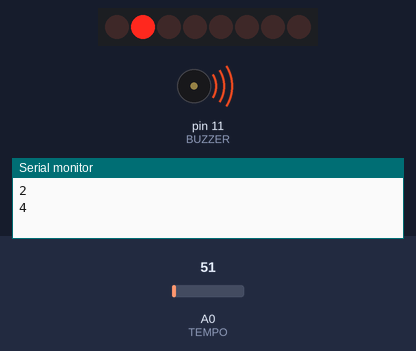
A sketch run on a simulated Arduino Uno, built with avr-gcc and run on an emulated ATmega328P. Parts: 8 shift-register outputs drawn as a row of LEDs (first output left, lit = HIGH), buzzer (waves = sounding), the last lines printed to the serial monitor. Wiring (inferred from the names in the program): shift register (74HC595): data pin 6; shift clock pin 4; latch pin 5. Wiring (inferred from the signals the program sends): row of LEDs: on Q0, Q1, Q2, Q3, Q4, Q5, Q6, Q7. The inputs (shaded band) are chosen by the test bench; at power-on: A0 (TEMPO) = 51.

Above: at 1.0 s.
At 5.7 s:
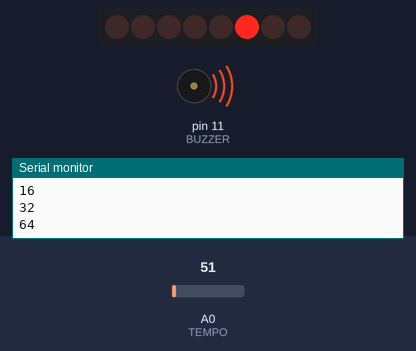
5.8 s: A0 (TEMPO) set to 25
At 6.6 s:
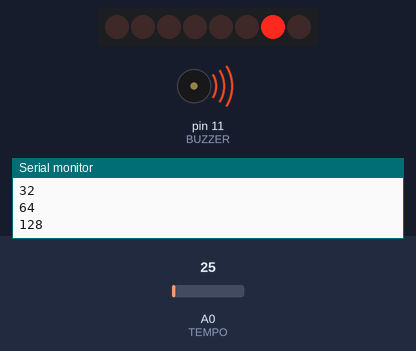
9.3 s: A0 (TEMPO) set to 20
At 10.2 s:
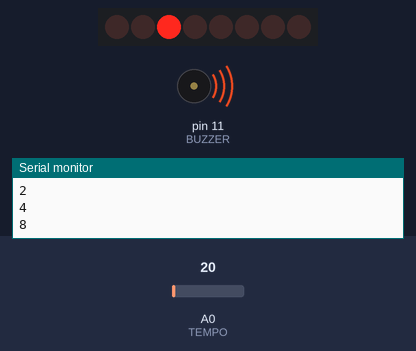
11.3 s: A0 (TEMPO) set to 135
15.3 s: A0 (TEMPO) set to 163
Timing chart, 0 to 17.9 s (numbered marks = the images above; inputs shaded):
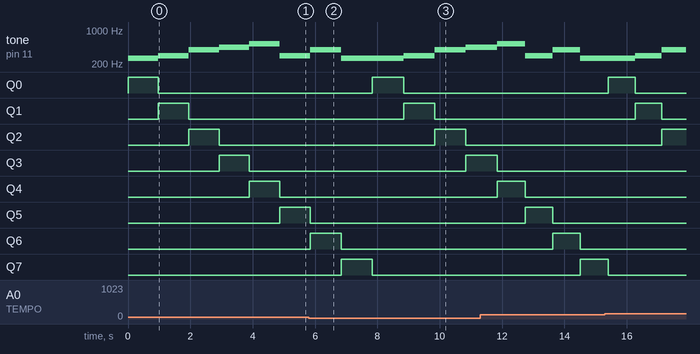

Measured:
- the behaviour switches between 23 and 22 on A0 (TEMPO) (found by bisection; images 2 and 3)
- by itself, tone on pin 11 (BUZZER): plays 261 Hz for 0.97 s, 293 Hz for 0.97 s, 392 Hz for 0.97 s, 440 Hz for 0.97 s, 523 Hz for 0.97 s, 293 Hz for 0.93 s

The sketch:

sequencerV1.ino
```cpp
//int LED1 = 7;
//int LED2 = 8;
//int LED3 = 9;
//int LED4 = 10;
#define TEMPO A0
#define BUZZER 11

// pins connected to 75HC595
int latchPin = 5;
int clockPin = 4;
int ledDataPin = 6;

int potValue = 0;

int steps [8] = {261,293,392,440, 523, 293, 392, 261};
//int leds [4] = {LED1, LED2, LED3, LED4};

unsigned long tempo = 1024000;

void setup() {
//  pinMode(LED1, OUTPUT);
//  pinMode(LED2, OUTPUT);
//  pinMode(LED3, OUTPUT);
//  pinMode(LED4, OUTPUT);
  pinMode(latchPin, OUTPUT);
  pinMode(clockPin, OUTPUT);
  pinMode(ledDataPin, OUTPUT);

  pinMode(TEMPO, INPUT);
  pinMode(BUZZER, INPUT);
  Serial.begin(9600);
}

void loop() {

  byte leds = 1;


  //send LED sequence data
  for (int i = 0; i < 8; i++)
  {
    // tempo
    potValue = analogRead(TEMPO);

    //ground latchPin and hold low for as long as you are transmitting
    digitalWrite(latchPin, LOW);
    shiftOut(ledDataPin, clockPin, MSBFIRST, leds);

    //return the latch pin high to signal chip that it
    //no longer needs to listen for information
    digitalWrite(latchPin, HIGH);
    // shift the leds
    leds = leds << 1;
    Serial.println(leds);

    noTone(BUZZER);
    tone(BUZZER, steps[i]);

    delay(1024-potValue);
  }

//  for (int i = 0; i < 4; i++)
//  {
//      int potValue = analogRead(TEMPO);
//
//      // make sure all LEDS are off
//      for (int j = 0; j < 4; j++)
//      {
//        digitalWrite(leds[j], LOW);
//      }
//      digitalWrite(leds[i], HIGH);
//      noTone(BUZZER);
//      tone(BUZZER, steps[i]);
//      delay(1056 - potValue);
//      Serial.println(potValue);
//  }

}
```
